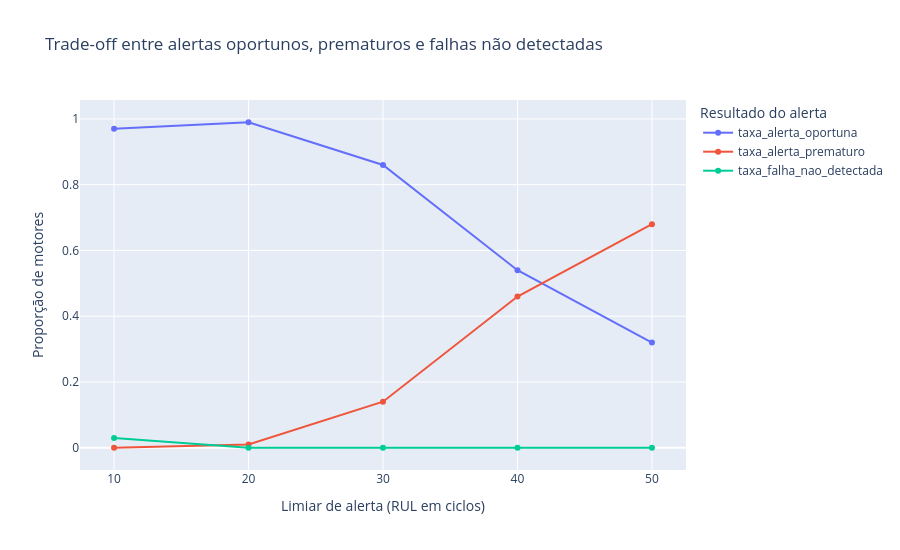

Notebook cell for this chart:
### Markdown cell above
### Insights

A tabela permite observar o compromisso entre antecipação e confiabilidade. Um limiar mais alto tende a emitir avisos mais cedo, mas pode aumentar os alertas prematuros. Um limiar mais baixo tende a reduzir intervenções antecipadas, mas pode aumentar a quantidade de falhas não detectadas. Esse equilíbrio será a base da etapa seguinte, em que serão atribuídos custos diferentes a cada consequência.

### Code cell
rates = warning_summary.melt(
    id_vars=['limiar_alerta'],
    value_vars=['taxa_alerta_oportuna', 'taxa_alerta_prematuro', 'taxa_falha_nao_detectada'],
    var_name='resultado',
    value_name='taxa',
)
fig = px.line(
    rates,
    x='limiar_alerta',
    y='taxa',
    color='resultado',
    markers=True,
    labels={
        'limiar_alerta': 'Limiar de alerta (RUL em ciclos)',
        'taxa': 'Proporção de motores',
        'resultado': 'Resultado do alerta',
    },
    title=lang({'title': 'Trade-off entre alertas oportunos, prematuros e falhas não detectadas'})['title'],
    height=550,
)
fig.show()

### Figure 1 — Plotly figure (JSON) as saved in the notebook; plotly's stock layout.template omitted (floating-point values rounded to 4 significant figures)
{"data": [{"hovertemplate": "Resultado do alerta=taxa_alerta_oportuna<br>Limiar de alerta (RUL em ciclos)=%{x}<br>Proporção de motores=%{y}<extra></extra>", "legendgroup": "taxa_alerta_oportuna", "line": {"color": "#636efa", "dash": "solid"}, "marker": {"symbol": "circle"}, "mode": "lines+markers", "name": "taxa_alerta_oportuna", "orientation": "v", "showlegend": true, "type": "scatter", "x": [10, 20, 30, 40, 50], "xaxis": "x", "y": [0.97, 0.99, 0.86, 0.54, 0.32], "yaxis": "y"}, {"hovertemplate": "Resultado do alerta=taxa_alerta_prematuro<br>Limiar de alerta (RUL em ciclos)=%{x}<br>Proporção de motores=%{y}<extra></extra>", "legendgroup": "taxa_alerta_prematuro", "line": {"color": "#EF553B", "dash": "solid"}, "marker": {"symbol": "circle"}, "mode": "lines+markers", "name": "taxa_alerta_prematuro", "orientation": "v", "showlegend": true, "type": "scatter", "x": [10, 20, 30, 40, 50], "xaxis": "x", "y": [0.0, 0.01, 0.14, 0.46, 0.68], "yaxis": "y"}, {"hovertemplate": "Resultado do alerta=taxa_falha_nao_detectada<br>Limiar de alerta (RUL em ciclos)=%{x}<br>Proporção de motores=%{y}<extra></extra>", "legendgroup": "taxa_falha_nao_detectada", "line": {"color": "#00cc96", "dash": "solid"}, "marker": {"symbol": "circle"}, "mode": "lines+markers", "name": "taxa_falha_nao_detectada", "orientation": "v", "showlegend": true, "type": "scatter", "x": [10, 20, 30, 40, 50], "xaxis": "x", "y": [0.03, 0.0, 0.0, 0.0, 0.0], "yaxis": "y"}], "layout": {"height": 550, "legend": {"title": {"text": "Resultado do alerta"}, "tracegroupgap": 0}, "title": {"text": "Trade-off entre alertas oportunos, prematuros e falhas não detectadas"}, "xaxis": {"anchor": "y", "domain": [0, 1], "title": {"text": "Limiar de alerta (RUL em ciclos)"}}, "yaxis": {"anchor": "x", "domain": [0, 1], "title": {"text": "Proporção de motores"}}}}
